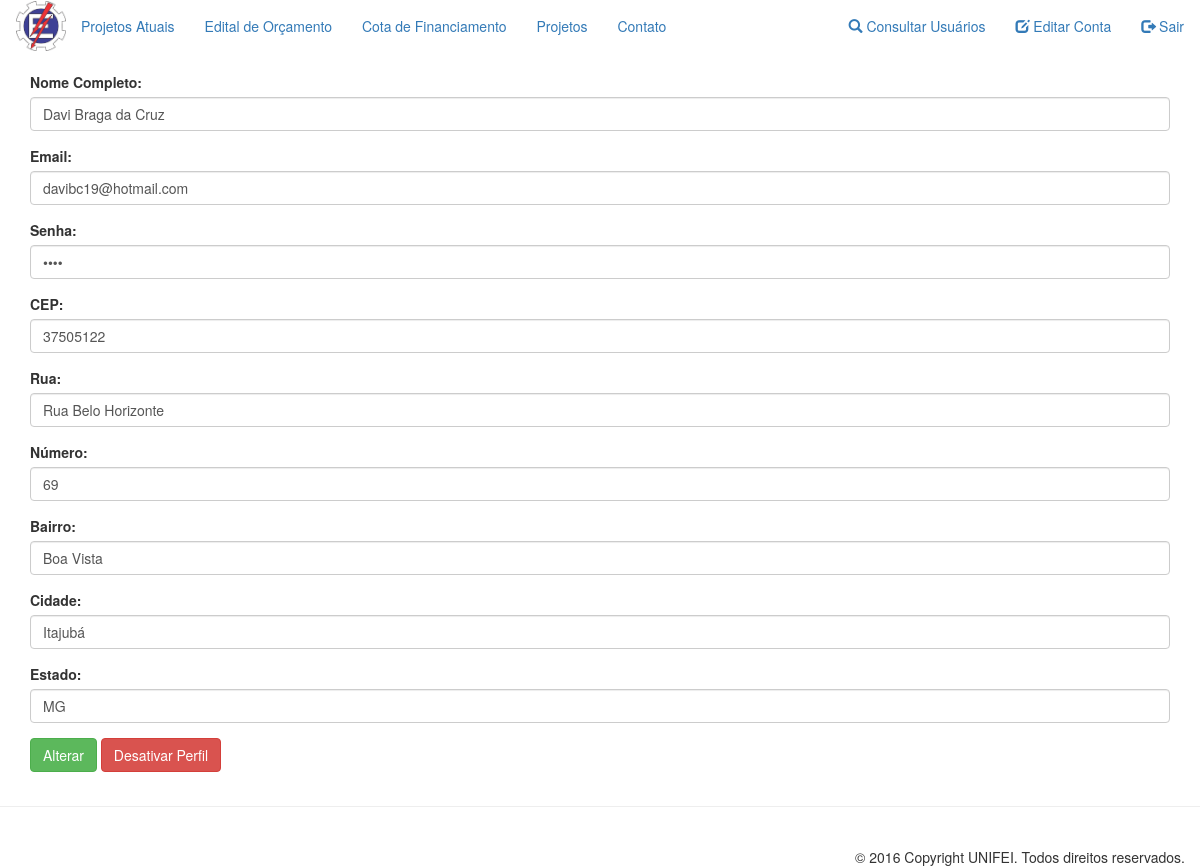
Page /pages/usuario/alterarUsuario.php (signed in) on the committed database.
### tables this page shows
CREATE TABLE `usuario` (
  `cpf` varchar(14) NOT NULL,
  `tipo` varchar(50) NOT NULL,
  `nome` varchar(50) NOT NULL,
  `email` varchar(25) NOT NULL,
  `senha` varchar(20) NOT NULL,
  `cep` int(8) NOT NULL,
  `rua` varchar(45) NOT NULL,
  `numero` int(5) NOT NULL,
  `bairro` varchar(25) NOT NULL,
  `cidade` varchar(25) NOT NULL,
  `estado` varchar(2) NOT NULL,
  `categoria` varchar(40) NOT NULL,
  `dataNasc` date NOT NULL,
  `status` varchar(20) NOT NULL
);

### functions/functionsBd.php (called while the page is built, shortened)
<?php
function procuraAutor($autor)
{
    RETURN mysql_query("SELECT * FROM usuario WHERE cpf = '" . $autor . "'");
}
?>

### pages/usuario/alterarUsuario.php (the view, shortened to what this page needs)
<?php
require_once '../../functions/functionsBd.php';
$query = procuraAutor($_SESSION['cpf']);
$dados = mysql_fetch_array($query);
if(strcmp($dados['status'], "desativo") == 0)
{?>
    <form action="alterarUsuario.php" method="post" name="AlterarUsuario">
        <center>
            <button type="submit" name="ativar" class="btn btn-success">Ativar Perfil</button>
        </center>
    </form>
<?php
} else {
?>
<div class="container">
    <form action="alterarUsuario.php" method="post" name="AlterarUsuario">
        <div class="form-group">
            <label for="nome">Nome Completo:</label>
            <input type="text" name="nome" class="form-control" id="nome" value="<?php echo $dados['nome'] ?>">
        </div>
        <div class="form-group">
            <label for="email">Email:</label>
            <input type="email" name="email" class="form-control" id="email" value="<?php echo $dados['email'] ?>">
        </div>
        <div class="form-group">
            <label for="pwd">Senha:</label>
            <input type="password" name="senha" class="form-control" id="pwd" value="<?php echo $dados['senha'] ?>">
        </div>
        <div class="form-group">
            <label for="cep">CEP:</label>
            <input type="text" name="cep" class="form-control" id="cep" maxlength="8" value="<?php echo $dados['cep'] ?>">
        </div>
        <div class="form-group">
            <label for="rua">Rua:</label>
            <input type="text" class="form-control" name="rua" id="rua" size="45" value="<?php echo $dados['rua'] ?>" />
        </div>
        <div class="form-group">
            <label for="numero">Número:</label>
            <input type="text" required class="form-control" name="numero" id="numero" size="5" value="<?php echo $dados['numero'] ?>"/>
        </div>
        <div class="form-group">
            <label for="bairro">Bairro:</label>
            <input type="text" class="form-control" name="bairro" id="bairro" size="25" value="<?php echo $dados['bairro'] ?>" />
        </div>
        <div class="form-group">
            <label for="cidade">Cidade:</label>
            <input type="text" class="form-control" name="cidade" id="cidade" size="25" value="<?php echo $dados['cidade'] ?>" />
        </div>
        <div class="form-group">
            <label for="estado">Estado:</label>
            <input type="text" class="form-control" name="estado" id="estado" size="2" value="<?php echo $dados['estado'] ?>" />
        </div>
        <button type="submit" name="enviar" class="btn btn-success">Alterar</button>
        <button type="submit" name="desativar" class="btn btn-danger">Desativar Perfil</button>
    </form>
</div>
<?php }
include("../template/footer.php") ?>

### rows in the picture
usuario: nome "Davi Braga da Cruz", email "davibc19@hotmail.com", cep "37505122", rua "Rua Belo Horizonte", numero "69", bairro "Boa Vista", cidade "Itajubá", estado "MG"
